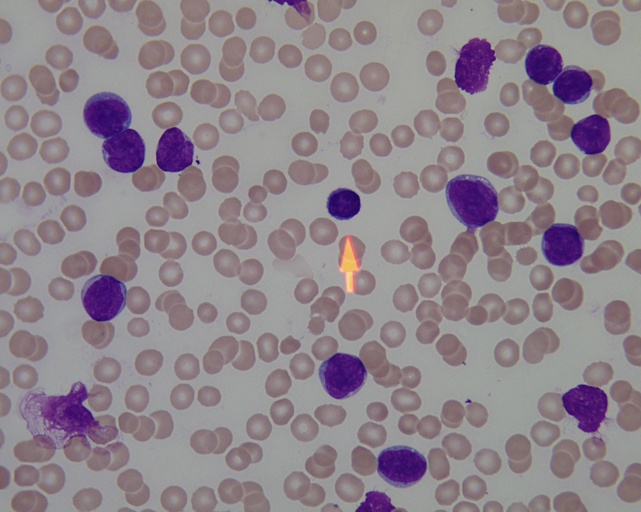
#> input picture sample_images/Im012_1.jpg, 641 x 512 px, shrunk from 1712 x 1368 before the run, found by its file name
$ jupyter execute --allow-errors Leukemia-classification-api-test_colab.ipynb
#> lines starting #> are read from the running program, lines starting #| are printed output that depends on the picture
[cell 1]
from matplotlib import pyplot as plt
from matplotlib.patches import Rectangle
import requests
import cv2
from skimage import io

# Leukemia pipeline classification
This notebook presents multiple samples using Arkangel AI's implementation of a lymphocite detector for leukemia screening through thin blood smears examination

[cell 2]
samples = [{
    "im":"sample_images/Im012_1.jpg",
    "url":"https://storage.googleapis.com/sample-leukemia/Im012_1.jpg",
},
{
    "im":"sample_images/Im024_1.jpg",
    "url":"https://storage.googleapis.com/sample-leukemia/Im024_1.jpg",
},
{
    "im":"sample_images/Im032_1.jpg",
    "url":"https://storage.googleapis.com/sample-leukemia/Im032_1.jpg",
},
{
    "im":"sample_images/Im093_0.jpg",
    "url":"https://storage.googleapis.com/sample-leukemia/Im093_0.jpg",
},
{
    "im":"sample_images/Im005_1.jpg",
    "url":"https://storage.googleapis.com/sample-leukemia/Im005_1.jpg",
}]

[cell 3]
def open_image(image_path):
    im = io.imread(image_path)
#> im is the input picture: shape (512, 641, 3); mean R, G, B 142.7, 131.9, 139.5
    #print(im)
    return im
    #cv2.cvtColor(im, cv2.COLOR_BGR2RGB)

## 1. Sample images
The following are sample images

[cell 4]
fig,axs=plt.subplots(1,5,figsize=(40,15))
for i,s in enumerate(samples):
    im = open_image(s["url"])
    axs[i].imshow(im)
    axs[i].axis("off")
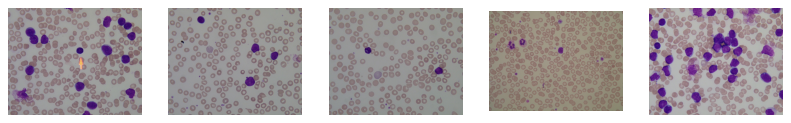
#> figure drawn by matplotlib, 5 panels

change this variable with values from 1 to 5 to select one of the images above.

[cell 5]
sample_select = 1
#> sample_select = 1

## Prediction using our API
the following cells will run a prediction by using the requests library. Additionally an image with overlayed results is displayed for visualization with the following color codes: Yellow - WBC, Red - Leukoblasto

[cell 6]
API_url = "http://3.144.134.56:8080/leukemia_predict"
print({"image":samples[sample_select-1]["url"]})
#| {'image': 'https://storage.googleapis.com/sample-leukemia/Im012_1.jpg'}
#> (the rest of this cell did not finish here and is left out)
